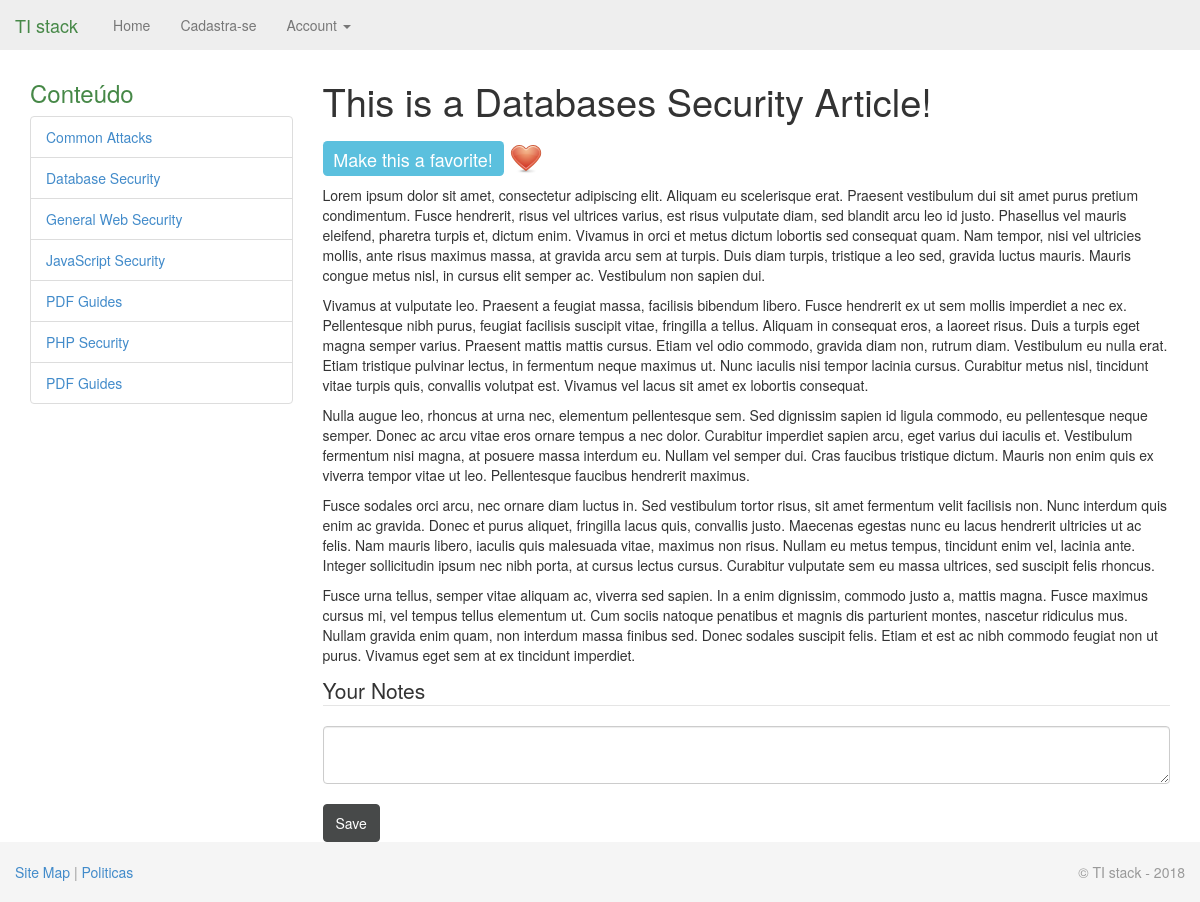
The page /page.php?id=3 on the database its author committed.
### tables this page shows
CREATE TABLE `categories` (
	`id` SMALLINT UNSIGNED NOT NULL AUTO_INCREMENT,
	`category` VARCHAR(45) NOT NULL,
	PRIMARY KEY (`id`),
	UNIQUE INDEX `category_UNIQUE` (`category` ASC) 
);

CREATE TABLE `pages` (
	`id` INT UNSIGNED NOT NULL AUTO_INCREMENT,
	`categories_id` SMALLINT UNSIGNED NOT NULL,
	`title` VARCHAR(100) NOT NULL,
	`description` TINYTEXT NOT NULL,
	`content` LONGTEXT NULL,
	`date_created` TIMESTAMP NOT NULL DEFAULT CURRENT_TIMESTAMP,
	PRIMARY KEY (`id`),
	INDEX `date_created` (`date_created` ASC),
	INDEX `fk_pages_categories_idx` (`categories_id` ASC),
	CONSTRAINT `fk_pages_categories`
		FOREIGN KEY (`categories_id`)
		REFERENCES `categories` (`id`)
		ON DELETE NO ACTION
		ON UPDATE NO ACTION
);

### page.php (the view, shortened to what this page needs)
<?php
require('./includes/mysql.inc.php');
if (isset($_GET['id']) && filter_var($_GET['id'], FILTER_VALIDATE_INT, array('min_range' => 1))) {
	$page_id = $_GET['id'];
	$q = 'SELECT title, description, content FROM pages WHERE id=' . $page_id;
	$r = mysqli_query($dbc, $q);
	$row = mysqli_fetch_array($r, MYSQLI_ASSOC);
	$page_title = $row['title'];
	include('includes/header.php');
	echo '<h1>' . htmlspecialchars($page_title) . '</h1>';
	if (isset($_SESSION['user_not_expired'])) {
		$user_id = $_SESSION['user_id'];
		$q = 'SELECT user_id FROM favorite_pages WHERE user_id=' . $user_id . ' AND page_id=' . $page_id;
		$r = mysqli_query($dbc, $q);
		if (mysqli_num_rows($r) === 1) {
			echo '<h3 id="favorite_h3"><img src="images/heart_32.png" width="32" height="32"> <span class="label label-info">This is a favorite!</span> <a id="remove_favorite_link" href="remove_from_favorites.php?id=' . $page_id . '"><img src="images/close_32.png" width="32" height="32"></a></h3>';
		} else {
			echo '<h3 id="favorite_h3"><span class="label label-info">Make this a favorite!</span> <a id="add_favorite_link" href="add_to_favorites.php?id=' . $page_id . '"><img src="images/heart_32.png" width="32" height="32"></a></h3>';
		}
		echo "<div>{$row['content']}</div>";
		echo '<form id="notes_form" action="page.php?id=' . $page_id . '" method="post" accept-charset="utf-8">
	<fieldset><legend>Your Notes</legend>
	<textarea name="notes" id="notes" class="form-control">';
	echo '</textarea><br>
	<input type="submit" name="submit_button" value="Save" id="submit_button" class="btn btn-default" />
	</fieldset>
</form>';
	} elseif (isset($_SESSION['user_id'])) {
		echo '<div class="alert"><h4>Expired Account</h4>Thank you for your interest in this content, but your account is no longer current. Please <a href="renew.php">renew your account</a> in order to view this page in its entirety.</div>';
		echo '<div>' . htmlspecialchars($row['description']) . '</div>';
	} else {
		echo '<div class="alert">Thank you for your interest in this content. You must be logged in as a registered user to view this page in its entirety.</div>';
		echo '<div>' . htmlspecialchars($row['description']) . '</div>';
	}
} else {
	$page_title = 'Error!';
	include('includes/header.html');
	echo '<div class="alert alert-danger">This page has been accessed in error.</div>';
}
include('./includes/footer.php');
?>

### includes/header.php (shortened to what this page needs)
<!DOCTYPE html>
<html lang="en">
  <head>
    <link href="css/bootstrap.min.css" rel="stylesheet">
    <link href="css/sticky-footer-navbar.css" rel="stylesheet">
  </head>
  <body>
    <div id="wrap">
      <div class="navbar navbar-fixed-top">
        <div class="container">
          <a class="navbar-brand" href="index.php" style="color: #468847;"> <?PHP echo APP_NAME;?> </a>
          <div class="nav-collapse collapse">
            <ul class="nav navbar-nav">
<?php
	$pages = array (
		'Home' => 'index.php',
		'Cadastra-se' => 'register.php'
	);
	$this_page = basename($_SERVER['PHP_SELF']);
	foreach ($pages as $k => $v) {
		echo '<li';
		if ($this_page == $v) echo ' class="active"';
		echo '><a href="' . $v . '">' . $k . '</a></li>
		';
	}
	if (isset($_SESSION['user_id'])) {
		echo '<li class="dropdown">
		<a href="#" class="dropdown-toggle" data-toggle="dropdown">Account <b class="caret"></b></a>
			<ul class="dropdown-menu">
				<li><a href="logout.php">Logout</a></li>
				<li><a href="renew.php">Renew</a></li>
				<li><a href="change_password.php">Change Password</a></li>
				<li><a href="favorites.php">Favorites</a></li>
				<li><a href="#">Recommendations</a></li>
			</ul>
		</li>';
	}
?>
            </ul>
          </div>
        </div>
      </div>
      <div class="container">
		<div class="row">
			<div class="col-3">
				<h3 class="text-success">Conteúdo</h3>
			<div class="list-group">
<?php
	$q = 'SELECT * FROM categories ORDER BY category';
	$r = mysqli_query($dbc, $q);
	while (list($id, $category) = mysqli_fetch_array($r, MYSQLI_NUM)) {
		echo '<a href="category.php?id=' . $id . '" class="list-group-item" title="' . $category . '">' . htmlspecialchars($category) . '
		</a>';
	}
?>
			  <a href="pdfs.php" class="list-group-item" title="PDFs">PDF Guides
			  </a>
			</div>
			</div>
		  <div class="col-9">

### css/sticky-footer-navbar.css (style rules this page uses)
html, body { height: 100%; }
#wrap { min-height: 100%; height: auto !important; height: 100%; margin: 0 auto -60px; padding: 0 0 60px; }
#wrap > .container { padding: 60px 15px 0; }

### rows shown on the page
categories: category "Common Attacks"
categories: category "Database Security"
categories: category "General Web Security"
categories: category "JavaScript Security"
categories: category "PDF Guides"
categories: category "PHP Security"
pages: title "This is a Databases Security Article!", content "Lorem ipsum dolor sit amet, consectetur adipiscing elit. Aliquam eu scelerisque erat. Praesent vestibulum dui sit amet purus pretium condimentum. Fusce hendrerit, risus vel ultrices varius, est risus vulputate diam, sed blandit arcu leo id justo. Phasellus vel mauris eleifend, pharetra turpis et, dictum enim. Vivamus in orci et metus dictum lobortis sed consequat quam. Nam tempor, nisi vel ultricies mollis, ante risus maximus massa, at gravida arcu sem at turpis. Duis diam turpis, tristique a leo sed, gravida luctus mauris. Mauris congue metus nisl, in cursus elit semper ac. Vestibulum non sapien dui. Vivamus at vulputate leo. Praesent a feugiat massa, facilisis bibendum libero. Fusce…"

### other values the page prints
APP_NAME "TI stack"
$k "Home"
$k "Cadastra-se"
